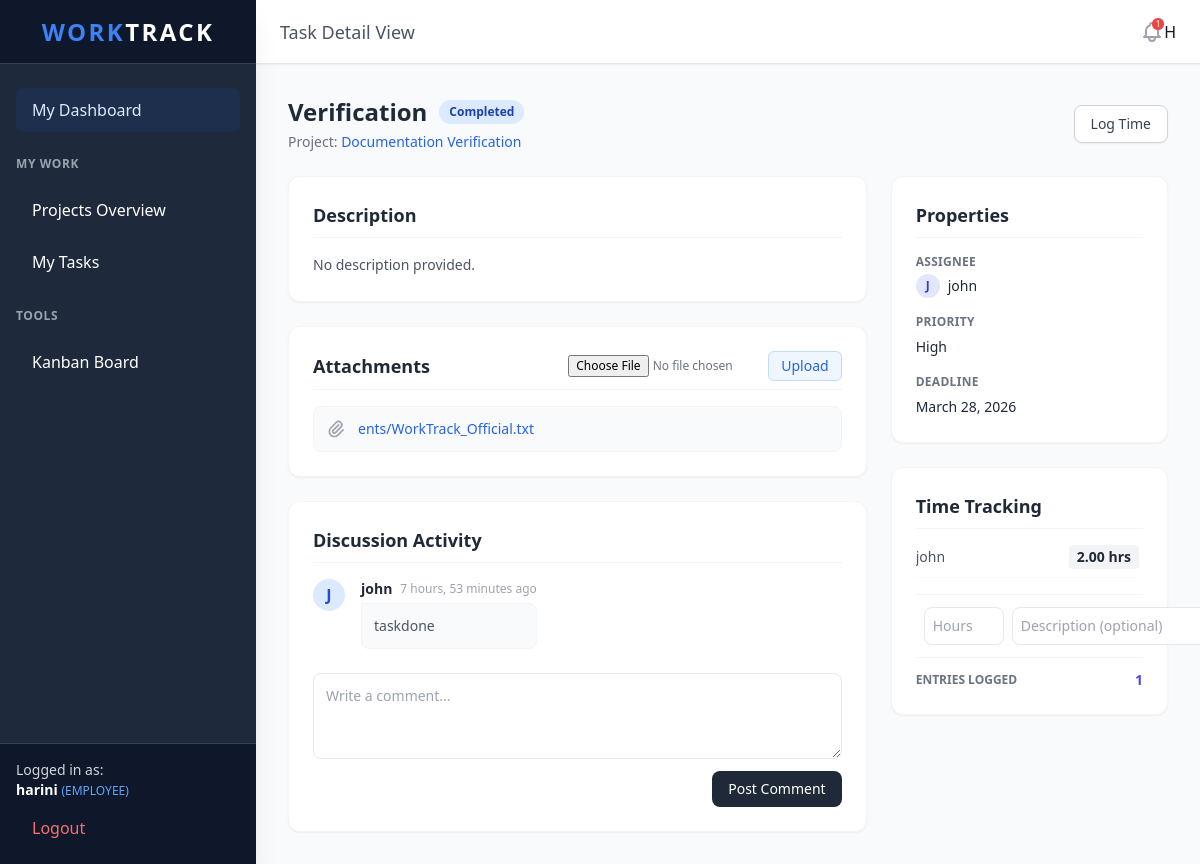
/task/1/ (signed in), run on the app's committed database.
### core/models.py (models this page shows, shortened)
class User(AbstractUser):
    class Role(models.TextChoices):
        ADMIN = 'ADMIN', _('Admin')
        EMPLOYEE = 'EMPLOYEE', _('Employee')
    role = models.CharField(
        max_length=50,
        choices=Role.choices,
        default=Role.EMPLOYEE,
    )

class Task(models.Model):
    class Status(models.TextChoices):
        NOT_STARTED = 'NOT_STARTED', _('Not Started')
        IN_PROGRESS = 'IN_PROGRESS', _('In Progress')
        COMPLETED = 'COMPLETED', _('Completed')
    class Priority(models.TextChoices):
        LOW = 'LOW', _('Low')
        MEDIUM = 'MEDIUM', _('Medium')
        HIGH = 'HIGH', _('High')
    project = models.ForeignKey(Project, on_delete=models.CASCADE, related_name='tasks')
    title = models.CharField(max_length=200)
    description = models.TextField(blank=True)
    assigned_to = models.ForeignKey(User, on_delete=models.SET_NULL, null=True, blank=True, related_name='assigned_tasks')
    status = models.CharField(max_length=20, choices=Status.choices, default=Status.NOT_STARTED)
    priority = models.CharField(max_length=20, choices=Priority.choices, default=Priority.MEDIUM)
    deadline = models.DateField()
    created_at = models.DateTimeField(auto_now_add=True)
    updated_at = models.DateTimeField(auto_now=True)

class Project(models.Model):
    title = models.CharField(max_length=200)
    description = models.TextField(blank=True)
    start_date = models.DateField()
    end_date = models.DateField()
    created_by = models.ForeignKey(User, on_delete=models.CASCADE, related_name='created_projects')
    created_at = models.DateTimeField(auto_now_add=True)

class Attachment(models.Model):
    task = models.ForeignKey(Task, on_delete=models.CASCADE, related_name='attachments')
    uploaded_by = models.ForeignKey(User, on_delete=models.CASCADE)
    file = models.FileField(upload_to='task_attachments/')
    uploaded_at = models.DateTimeField(auto_now_add=True)

class Comment(models.Model):
    task = models.ForeignKey(Task, on_delete=models.CASCADE, related_name='comments')
    user = models.ForeignKey(User, on_delete=models.CASCADE)
    content = models.TextField()
    created_at = models.DateTimeField(auto_now_add=True)

class TimeLog(models.Model):
    task = models.ForeignKey(Task, on_delete=models.CASCADE, related_name='time_logs')
    employee = models.ForeignKey(User, on_delete=models.CASCADE, related_name='time_logs')
    hours_logged = models.DecimalField(max_digits=5, decimal_places=2)
    date = models.DateField()
    description = models.TextField(blank=True)

### core/views.py (the view)
# urls.py: path('task/<int:task_id>/', views.task_detail, name='task_detail'),
@login_required
def task_detail(request, task_id):
    from .models import Task
    from django.shortcuts import get_object_or_404
    task = get_object_or_404(Task, id=task_id)
    return render(request, 'tasks/task_detail.html', {'task': task})

### core/context_processors.py (called while the page is built)
def unread_notifications(request):
    if request.user.is_authenticated:
        return {
            'notifications': request.user.notifications.filter(is_read=False).order_by('-created_at')[:5],
            'unread_count': request.user.notifications.filter(is_read=False).count()
        }
    return {}

### templates/tasks/task_detail.html (shortened to what this page needs)
{% extends 'base.html' %}
{% block header_title %}Task Detail View{% endblock %}
{% block content %}
<div class="mb-6 flex justify-between items-center">
    <div>
        <div class="flex items-center space-x-3 mb-1">
            <h2 class="text-2xl font-bold text-gray-800">{{ task.title }}</h2>
            <span class="px-2.5 py-1 text-xs font-semibold bg-blue-100 text-blue-800 rounded-full">{{ task.get_status_display }}</span>
        </div>
        <p class="text-gray-500 text-sm">Project: <a href="#" class="text-blue-600 hover:underline">{{ task.project.title }}</a></p>
    </div>
    <div class="flex space-x-3">
        <a href="#time-tracking" class="bg-white border border-gray-300 text-gray-700 hover:bg-gray-50 px-4 py-2 rounded-lg text-sm font-medium shadow-sm transition flex items-center justify-center">
            Log Time
        </a>
    </div>
</div>
<div class="grid grid-cols-1 lg:grid-cols-3 gap-6">
    <div class="lg:col-span-2 space-y-6">
        <div class="bg-white rounded-xl shadow-sm border border-gray-100 p-6">
            <h3 class="text-lg font-bold text-gray-800 mb-4 border-b border-gray-100 pb-2">Description</h3>
            <p class="text-gray-600 text-sm leading-relaxed whitespace-pre-wrap">{{ task.description|default:"No description provided." }}</p>
        </div>
        <div class="bg-white rounded-xl shadow-sm border border-gray-100 p-6">
            <div class="flex justify-between items-center border-b border-gray-100 pb-2 mb-4">
                <h3 class="text-lg font-bold text-gray-800">Attachments</h3>
                <form method="post" enctype="multipart/form-data" action="{% url 'upload_attachment' task.id %}" class="flex items-center space-x-2">
                    <input type="file" name="file" required class="text-xs text-gray-500 w-48">
                    <button type="submit" class="text-sm bg-blue-50 text-blue-600 hover:text-blue-800 px-3 py-1 rounded-md font-medium border border-blue-200">
                        Upload
                    </button>
                </form>
            </div>
            <ul class="space-y-3">
                {% for attachment in task.attachments.all %}
                <li class="flex items-center justify-between p-3 bg-gray-50 rounded-lg border border-gray-100">
                    <div class="flex items-center">
                        <svg class="w-5 h-5 text-gray-400 mr-3" fill="none" stroke="currentColor" viewBox="0 0 24 24"><path stroke-linecap="round" stroke-linejoin="round" stroke-width="2" d="M15.172 7l-6.586 6.586a2 2 0 102.828 2.828l6.414-6.586a4 4 0 00-5.656-5.656l-6.415 6.585a6 6 0 108.486 8.486L20.5 13"></path></svg>
                        <a href="{{ attachment.file.url }}" class="text-sm font-medium text-blue-600 hover:underline">{{ attachment.file.name|slice:"12:" }}</a>
                    </div>
                </li>
                {% empty %}
                <p class="text-sm text-gray-500">No attachments uploaded yet.</p>
                {% endfor %}
            </ul>
        </div>
        <div class="bg-white rounded-xl shadow-sm border border-gray-100 p-6">
            <h3 class="text-lg font-bold text-gray-800 mb-4 border-b border-gray-100 pb-2">Discussion Activity</h3>
            <div class="space-y-6 mb-6">
                {% for comment in task.comments.all %}
                <div class="flex space-x-4">
                    <div class="h-8 w-8 rounded-full bg-blue-100 flex items-center justify-center text-blue-700 font-bold flex-shrink-0">
                        {{ comment.user.username|make_list|first|upper }}
                    </div>
                    <div>
                        <div class="flex items-center space-x-2 mb-1">
                            <span class="font-bold text-sm text-gray-800">{{ comment.user.username }}</span>
                            <span class="text-xs text-gray-400">{{ comment.created_at|timesince }} ago</span>
                        </div>
                        <p class="text-sm text-gray-600 bg-gray-50 p-3 rounded-lg rounded-tl-none border border-gray-100">{{ comment.content }}</p>
                    </div>
                </div>
                {% empty %}
                <p class="text-sm text-gray-500">No comments yet. Start the conversation!</p>
                {% endfor %}
            </div>
            <form method="post" action="{% url 'add_comment' task.id %}" class="mt-4 flex flex-col items-end">
                <textarea name="content" required class="w-full text-sm p-3 border border-gray-200 rounded-lg focus:ring-2 focus:ring-blue-500 focus:border-blue-500 outline-none transition" rows="3" placeholder="Write a comment..."></textarea>
                <button type="submit" class="mt-3 bg-gray-800 hover:bg-gray-900 text-white px-4 py-2 rounded-lg text-sm font-medium transition">Post Comment</button>
            </form>
        </div>
    </div>
    <div class="space-y-6">
        <div class="bg-white rounded-xl shadow-sm border border-gray-100 p-6">
            <h3 class="text-lg font-bold text-gray-800 mb-4 border-b border-gray-100 pb-2">Properties</h3>
            <ul class="space-y-4">
                <li>
                    <span class="block text-xs font-semibold text-gray-500 uppercase tracking-wide mb-1">Assignee</span>
                    <div class="flex items-center">
                        <div class="h-6 w-6 rounded-full bg-indigo-100 flex items-center justify-center text-indigo-700 font-bold text-xs mr-2">
                            {{ task.assigned_to.username|make_list|first|upper|default:"?" }}
                        </div>
                        <span class="text-sm text-gray-800 font-medium">{{ task.assigned_to.username|default:"Unassigned" }}</span>
                    </div>
                </li>
                <li>
                    <span class="block text-xs font-semibold text-gray-500 uppercase tracking-wide mb-1">Priority</span>
                    <span class="text-sm font-medium text-gray-800">{{ task.get_priority_display }}</span>
                </li>
                <li>
                    <span class="block text-xs font-semibold text-gray-500 uppercase tracking-wide mb-1">Deadline</span>
                    <span class="text-sm font-medium {% if task.deadline < now.date %}text-red-600{% else %}text-gray-800{% endif %}">
                        {{ task.deadline|date:"F d, Y" }}
                    </span>
                </li>
            </ul>
        </div>
        <div id="time-tracking" class="bg-white rounded-xl shadow-sm border border-gray-100 p-6 scroll-mt-24">
            <h3 class="text-lg font-bold text-gray-800 mb-4 border-b border-gray-100 pb-2">Time Tracking</h3>
            <ul class="space-y-3 mb-4 max-h-48 overflow-y-auto pr-1">
                {% for log in task.time_logs.all|dictsortreversed:"date" %}
                <li class="flex flex-col border-b border-gray-50 pb-2">
                    <div class="flex justify-between items-center text-sm">
                        <span class="text-gray-600 font-medium">{{ log.employee.username }}</span>
                        <span class="font-bold text-gray-800 bg-gray-100 px-2 py-0.5 rounded">{{ log.hours_logged }} hrs</span>
                    </div>
                </li>
                {% empty %}
                <li class="text-sm text-gray-500">No time logged yet.</li>
                {% endfor %}
            </ul>
            <form method="post" action="{% url 'log_time' task.id %}" class="mt-4 flex items-center space-x-2 border-t border-gray-100 pt-3">
                <input type="number" step="0.1" min="0.1" name="hours" placeholder="Hours" required class="w-20 text-sm p-2 border border-gray-200 rounded-lg focus:ring-blue-500 outline-none">
                <input type="text" name="description" placeholder="Description (optional)" class="flex-1 text-sm p-2 border border-gray-200 rounded-lg focus:ring-blue-500 outline-none">
            </form>
            <div class="flex justify-between items-center pt-3 mt-3 border-t border-gray-100">
                <span class="text-xs font-semibold text-gray-500 uppercase">Entries Logged</span>
                <span class="text-sm font-bold text-indigo-600">
                    {{ task.time_logs.all|length|default:"0" }}
                </span>
            </div>
        </div>
    </div>
</div>
{% endblock %}

### templates/base.html (shortened to what this page needs)
<!DOCTYPE html>
<html lang="en">
<head>
    <script src="https://cdn.tailwindcss.com"></script>
</head>
<body class="bg-gray-50 text-gray-900 min-h-screen flex">
    {% if user.is_authenticated %}
    <aside class="w-64 bg-[#1e293b] text-white flex flex-col hidden md:flex shadow-xl z-20">
        <div class="h-16 flex items-center justify-center font-bold text-2xl tracking-widest border-b border-gray-700 bg-[#0f172a]">
            <span class="text-blue-500">WORK</span>TRACK
        </div>
        <nav class="flex-1 px-4 py-6 space-y-2 overflow-y-auto">
            {% if user.role == 'ADMIN' %}
            <a href="{% url 'dashboard' %}" class="block px-4 py-2.5 rounded-lg transition-all duration-200 hover:bg-blue-600 hover:translate-x-1">Admin Dashboard</a>
            <div class="pt-4 pb-2 text-xs font-semibold text-gray-400 uppercase tracking-wider">Management</div>
            <a href="{% url 'project_list' %}" class="block px-4 py-2.5 rounded-lg transition-all duration-200 hover:bg-gray-700 hover:translate-x-1">Projects</a>
            <a href="{% url 'employee_list' %}" class="block px-4 py-2.5 rounded-lg transition-all duration-200 hover:bg-gray-700 hover:translate-x-1">Employees</a>
            <a href="{% url 'admin:index' %}" class="block px-4 py-2.5 rounded-lg transition-all duration-200 hover:bg-gray-700 hover:translate-x-1 text-yellow-400 flex items-center justify-between">
                <span>Database Admin</span>
                <svg class="w-4 h-4 opacity-50" fill="none" stroke="currentColor" viewBox="0 0 24 24"><path stroke-linecap="round" stroke-linejoin="round" stroke-width="2" d="M10 6H6a2 2 0 00-2 2v10a2 2 0 002 2h10a2 2 0 002-2v-4M14 4h6m0 0v6m0-6L10 14"></path></svg>
            </a>
            {% else %}
            <a href="{% url 'dashboard' %}" class="block px-4 py-2.5 rounded-lg transition-all duration-200 hover:bg-blue-600 hover:translate-x-1 bg-blue-600/10 text-blue-100 font-medium">My Dashboard</a>
            <div class="pt-4 pb-2 text-xs font-semibold text-gray-400 uppercase tracking-wider">My Work</div>
            <a href="{% url 'project_list' %}" class="block px-4 py-2.5 rounded-lg transition-all duration-200 hover:bg-gray-700 hover:translate-x-1">Projects Overview</a>
            <a href="{% url 'my_tasks' %}" class="block px-4 py-2.5 rounded-lg transition-all duration-200 hover:bg-gray-700 hover:translate-x-1">My Tasks</a>
            {% endif %}
            <div class="pt-4 pb-2 text-xs font-semibold text-gray-400 uppercase tracking-wider">Tools</div>
            <a href="{% url 'kanban' %}" class="block px-4 py-2.5 rounded-lg transition-all duration-200 hover:bg-gray-700 hover:translate-x-1">Kanban Board</a>
        </nav>
        <div class="p-4 border-t border-gray-700 bg-[#0f172a]">
            <div class="mb-2 text-sm text-gray-300">Logged in as:<br><strong class="text-white">{{ user.username }}</strong> <span class="text-xs text-blue-400">({{ user.role }})</span></div>
            <form method="post" action="{% url 'logout' %}">
                <button type="submit" class="w-full text-left px-4 py-2 text-red-400 hover:text-white transition-colors duration-200 rounded-lg hover:bg-red-600/80">Logout</button>
            </form>
        </div>
    </aside>
    {% endif %}
    <main class="flex-1 flex flex-col h-screen overflow-hidden">
        {% if user.is_authenticated %}
        <header class="h-16 bg-white shadow-sm border-b border-gray-200 flex items-center justify-between px-6 z-10">
            <div class="hidden md:block font-medium text-gray-600 text-lg">
                {% block header_title %}Dashboard{% endblock %}
            </div>
            <div class="flex items-center space-x-5">
                <div class="relative group">
                    <button class="text-gray-400 hover:text-blue-600 transition relative focus:outline-none py-2">
                        {% if unread_count > 0 %}
                        <span class="absolute top-1.5 right-0 flex h-3 w-3">
                          <span class="relative inline-flex rounded-full h-3 w-3 bg-red-500 text-[9px] text-white justify-center items-center">{{ unread_count }}</span>
                        </span>
                        {% endif %}
                    </button>
                </div>
                    {{ user.username|make_list|first|upper }}
                </div>
        </header>
        {% endif %}
        <div class="flex-1 overflow-auto p-4 md:p-8 transition-all bg-gray-50 relative">
            {% block content %}{% endblock %}
        </div>
    </main>
</body>
</html>

### data on the page
User: username "harini", role "EMPLOYEE", username|make_list "H"
Task: title "Verification", status "Completed", project "Documentation Verification", description "No description provided.", assigned_to.username|make_list "J", assigned_to.username "john", priority "High", deadline "March 28, 2026", time_logs.all|length "1"
Attachment: file.name "ents/WorkTrack_Official.txt"
Comment: user.username|make_list "J", user.username "john", created_at "7 hours, 53 minutes", content "taskdone"
TimeLog: employee.username "john", hours_logged "2.00"

### other printed values
{{ unread_count }} "1"
